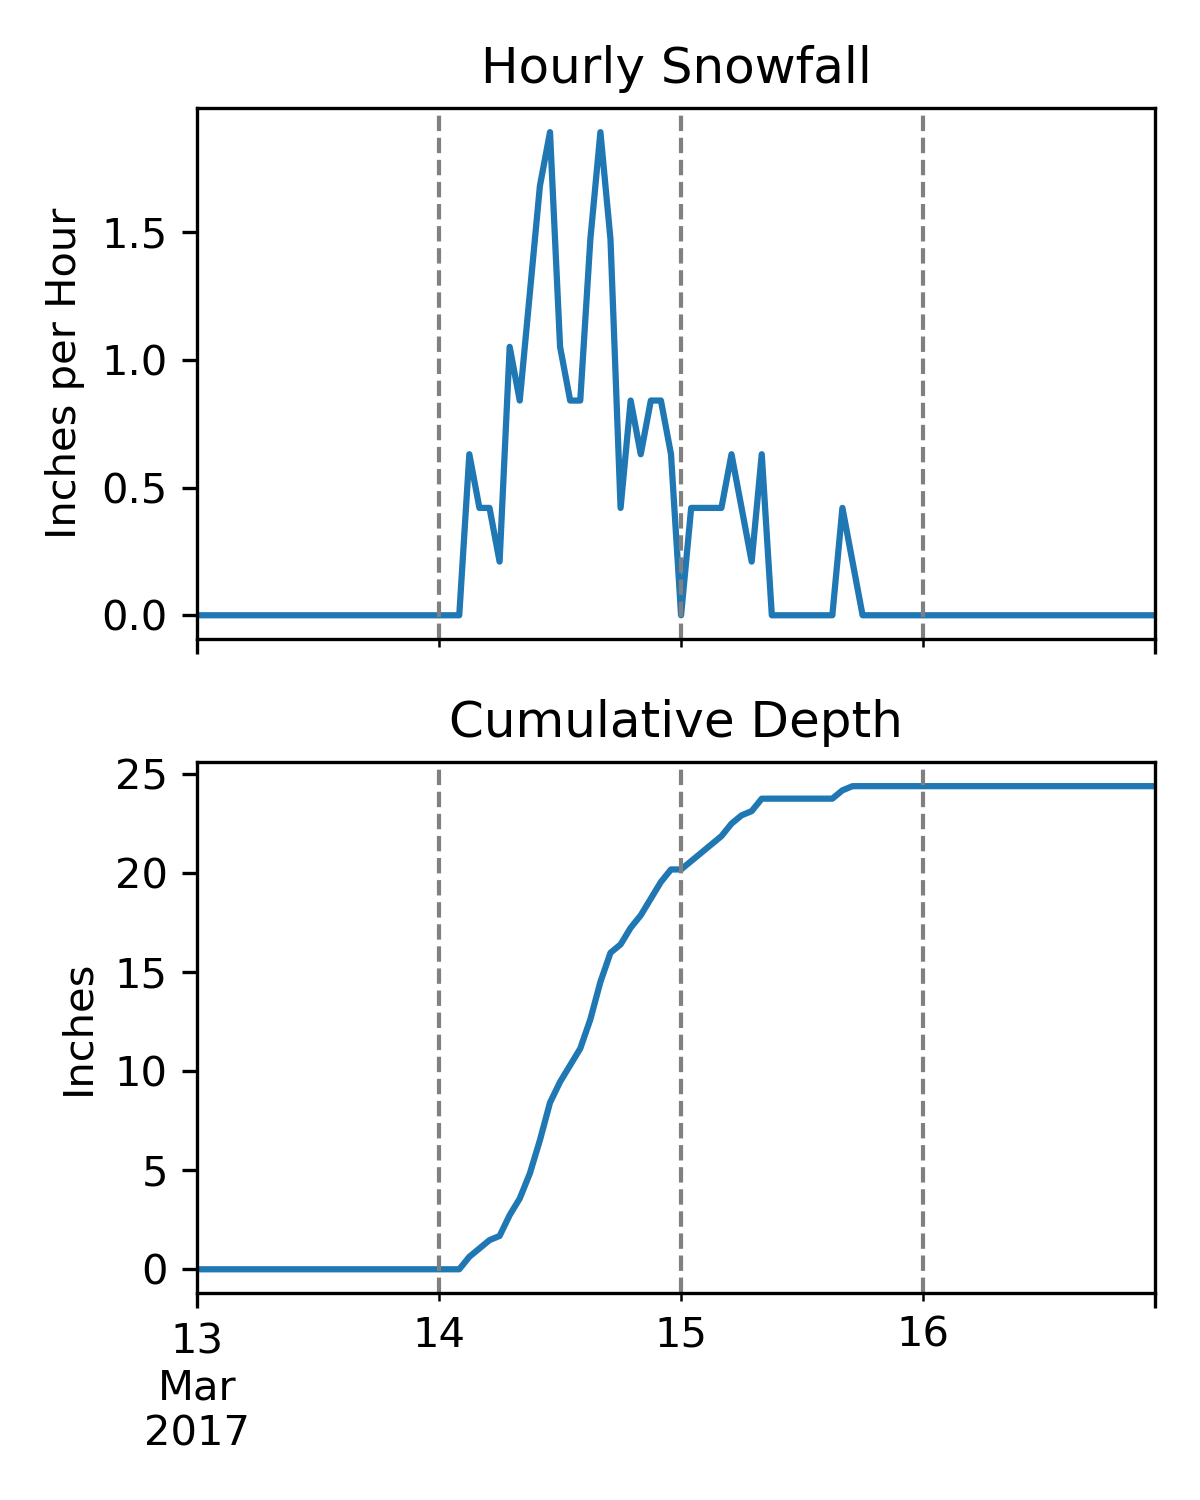

Write Python code to recreate this figure.
"""
plot-snow.py
Jul 2023 PJW

Plot the current and accumulated precipitation for event 1.

Input:
    hourly-2017-03.csv
    noaa-data-us-units.csv

Output:
    plot and log file

"""

import pandas as pd
import matplotlib.pyplot as plt
from quicklog import logger

plt.rcParams['figure.dpi'] = 300

hourly_file = 'hourly-2017-03.csv'
daily_file  = 'noaa-data-us-units.csv'

ql = logger('plot-snow.log')
ql.log('Hourly data',hourly_file)
ql.log('Daily data',daily_file)

#
#  Build strings for selecting data
#

mon  = '2017-03'
day1 = f'{mon}-13'
dayN = f'{mon}-16'

ql.log('Day range',f'{day1} to {dayN}')

#
#  Get hourly precipitation, in inches of water
#

hourly_precip = pd.read_csv(hourly_file)

date = hourly_precip['day' ].apply(lambda x: f'{mon}-{x:02d}')
hour = hourly_precip['hour'].apply(lambda x: f'{x-1:02d}')
hourly_precip['DATE'] = date
hourly_precip['ts'] = pd.to_datetime( date+' '+hour )

keep = hourly_precip['DATE'].between(day1,dayN)
hourly_precip = hourly_precip[ keep ]
hourly_precip = hourly_precip.sort_values('ts')
hourly_precip['event_hr'] = range(0,len(hourly_precip))
hourly_precip = hourly_precip.reset_index(drop=True)

#
#  Get daily precipitation and snow fall; keep only the airport since
#  it matches the hourly precipitation data
#

daily_snow = pd.read_csv(daily_file)
daily_snow = daily_snow[ daily_snow['NAME'].str.contains('HANCOCK')]

keep = daily_snow['DATE'].between(day1,dayN)
daily_snow = daily_snow[ keep ]
daily_snow = daily_snow.sort_values('DATE')

#
#  Verify that the daily precipitation totals are the same
#

check_h = hourly_precip.groupby('DATE')['inches'].sum()
check_d = daily_snow.set_index('DATE')[['NAME','PRCP','SNOW']]

check = check_d.join(check_h)
assert (check['PRCP']==check['inches']).all()

ql.log('Daily precipitation, inchces of water',check['inches'])
ql.log('Daily precipitation, inches of snow',check['SNOW'])

#
#  Build a ratio for converting water to snow
#

water_to_snow = check['SNOW'].sum()/check['PRCP'].sum()

ql.log('Conversion, water to snow',water_to_snow)

#
#  Build an hourly snow value
#

hourly_precip['snow'] = hourly_precip['inches']*water_to_snow
hourly_precip['acc'] = hourly_precip['snow'].cumsum()
hourly_precip['accpct'] = hourly_precip['acc']/hourly_precip['acc'].max()

#
#  Find event hr where cumulative snowfall hits critical points
#

ap = hourly_precip['accpct']
for cut in [0.01, 0.25, 0.5, 0.75, 0.99]:
    hr = hourly_precip[ ap > cut]['event_hr'].min()
    amt = hourly_precip[ hourly_precip['event_hr']==hr ]
    ql.log(f'Data for {cut} cutoff',amt[['event_hr','accpct','acc']])

#%%
#
#  Draw figures
#

fig,(axT,axB) = plt.subplots(2,1,figsize=(4,5),sharex=True)

hourly_precip.plot(x='ts',y='snow',ax=axT,legend=False)
axT.set_title('Hourly Snowfall')
axT.set_ylabel('Inches per Hour')
axT.set_xlabel('')
axT.axvline('2017-03-14',color='gray',lw=1,ls='--')
axT.axvline('2017-03-15',color='gray',lw=1,ls='--')
axT.axvline('2017-03-16',color='gray',lw=1,ls='--')

hourly_precip.plot(x='ts',y='acc',ax=axB,legend=False)
axB.set_title('Cumulative Depth')
axB.set_ylabel('Inches')
axB.set_xlabel('')
axB.axvline('2017-03-14',color='gray',lw=1,ls='--')
axB.axvline('2017-03-15',color='gray',lw=1,ls='--')
axB.axvline('2017-03-16',color='gray',lw=1,ls='--')

fig.tight_layout()
fig.savefig('plot-snow.png')
